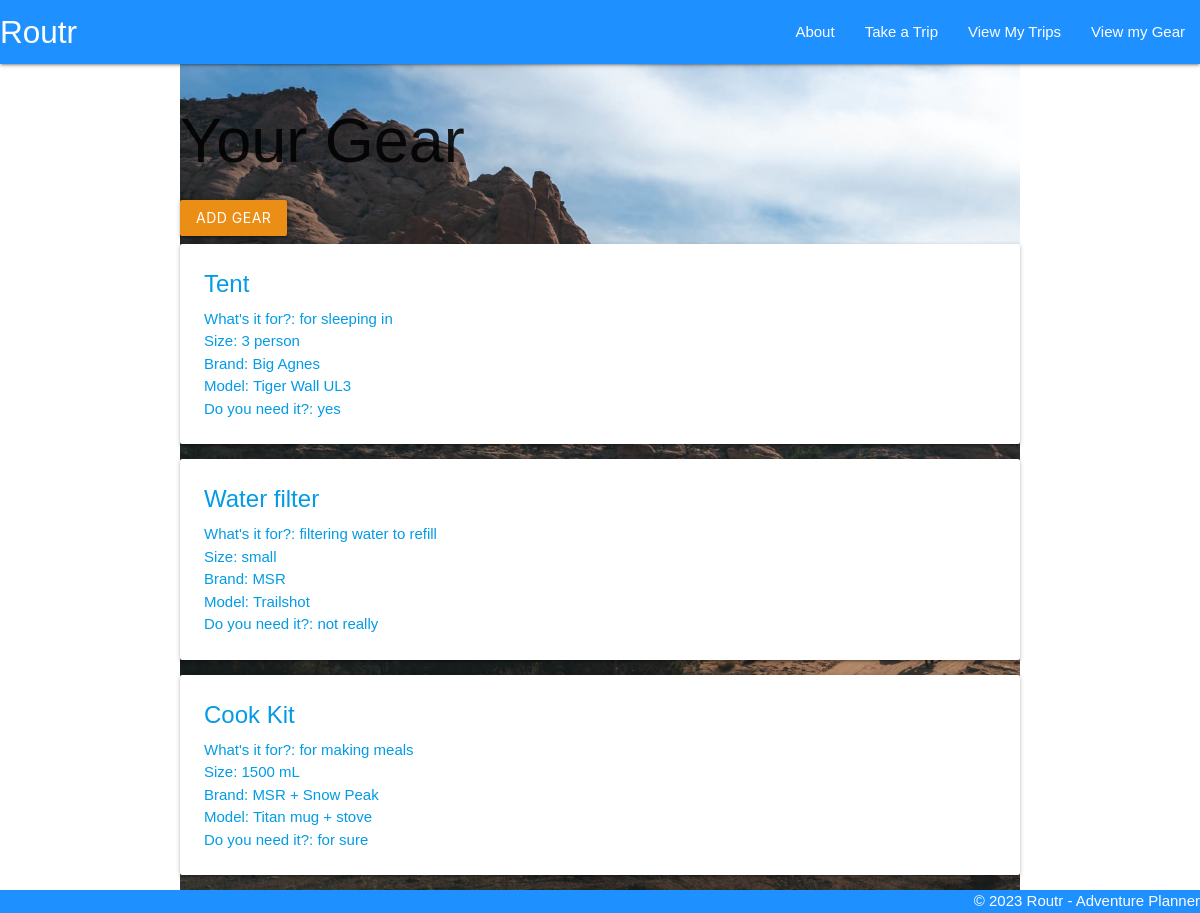
The page /gear/ on the database its author committed.
### main/models.py (models this page shows, shortened)
class Gear(models.Model):
    name = models.CharField(max_length=100)
    use = models.CharField(max_length=100)
    size = models.CharField(max_length=100)
    brand = models.CharField(max_length=100)
    model = models.CharField(max_length=100)
    necessary = models.CharField(max_length=100)

### main/views.py (the view)
# urls.py: path("gear/", views.gear, name="gear"),
def gear(request):
    gears = Gear.objects.all()
    return render(request, 'gear/index.html', {'gears': gears})

### main/templates/gear/index.html
{% extends 'base.html' %} {% block content %}
<h1>Your Gear</h1>
<a href="{% url 'gear_create' %}"><button class="btn">Add Gear</button></a>
{% for gear in gears %}
<div class="card">
	<a href="{% url 'gear_detail' gear.id %}">
		<div class="card-content">
			<span class="card-title">{{ gear.name }}</span>
			<p>What's it for?: {{ gear.use }}</p>
			<p>Size: {{ gear.size }}</p>
			<p>Brand: {{ gear.brand }}</p>
			<p>Model: {{ gear.model }}</p>
			<p>Do you need it?: {{ gear.necessary }}</p>
		</div>
	</a>
</div>
{% endfor %} {% endblock %}

### main/static/css/style.css (style rules this page uses)
body { font-family: basic-sans, sans-serif; display: flex; min-height: 100vh; flex-direction: column; }
.btn { background-color: rgb(235, 142, 22); }

### rows shown on the page
Gear: name "Tent", use "for sleeping in", size "3 person", brand "Big Agnes", model "Tiger Wall UL3", necessary "yes"
Gear: name "Water filter", use "filtering water to refill", size "small", brand "MSR", model "Trailshot", necessary "not really"
Gear: name "Cook Kit", use "for making meals", size "1500 mL", brand "MSR + Snow Peak", model "Titan mug + stove", necessary "for sure"
